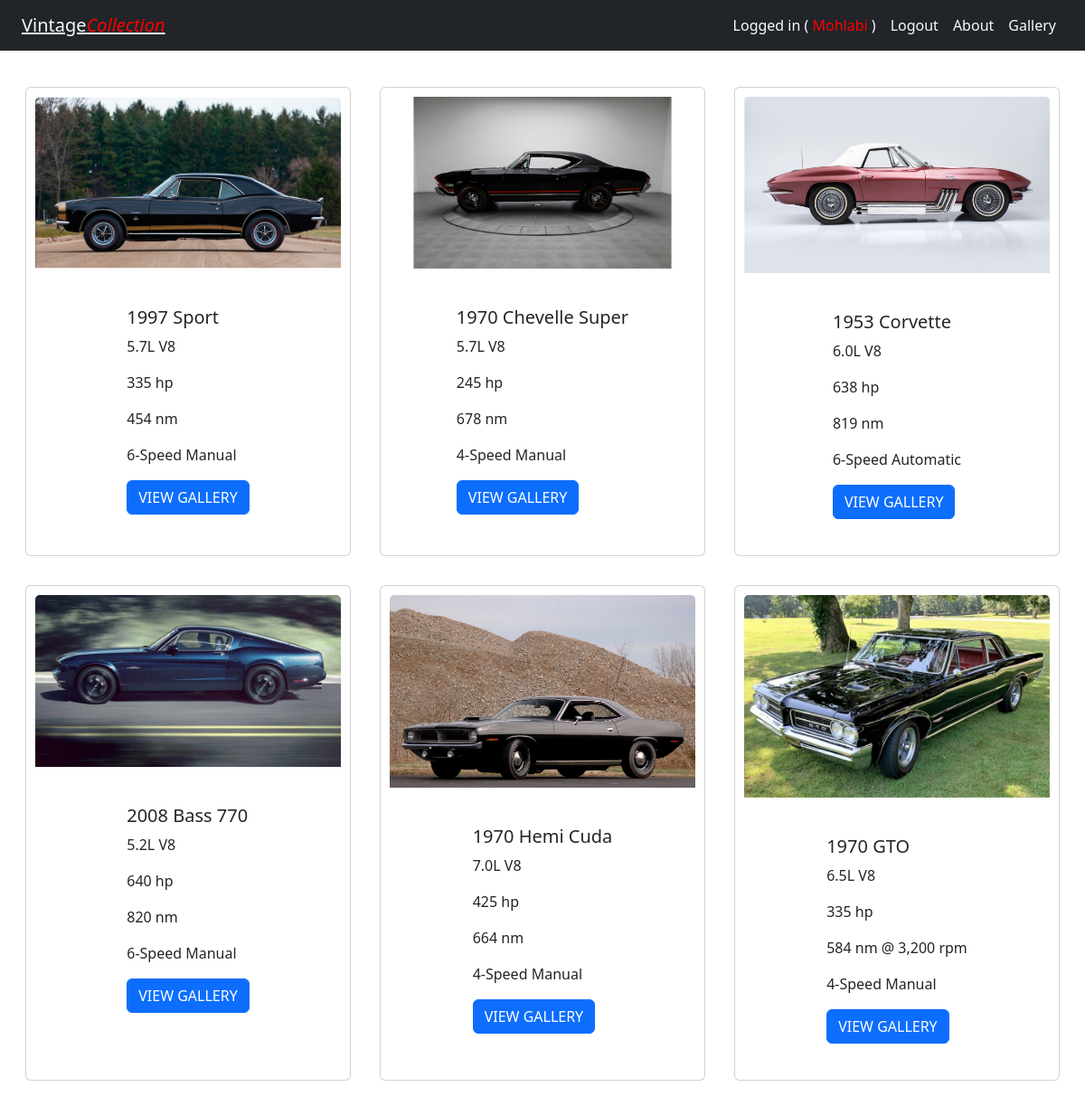
The app's page / (signed in) with its own data.
### gallery/models.py (models this page shows, shortened)
class Car(models.Model):
    make = models.CharField(max_length=200)
    model = models.CharField(max_length=200)
    car_pic = models.ImageField("%s" % "Image")
    engine_size = models.CharField("%s" % "Engine Size", max_length=200)
    engine_configuration = models.CharField("%s" % "Engine Configuration", max_length=20)
    horsepower = models.CharField("%s" % "Horse Power", max_length=20)
    torque = models.CharField("%s" % "Torque", max_length=20)
    transmission = models.CharField("%s" % "Transmission", max_length=50)
    production_year = models.DateField("%s" % "Year")

### gallery/views.py (the view)
# urls.py: path('', views.gallery, name='gallery'),
def gallery(request):
    if request.user.is_authenticated:
        car_list = Car.objects.all()
    else:
        car_list = Car.objects.order_by('-production_year')[:3]
    context = {
        'car_list': car_list,
    }
    return render(request, 'gallery.html', context)

### gallery/templates/gallery.html (shortened to what this page needs)
{% extends "base.html" %}
{% block content %}
    <div class="col-12 d-flex justify-content-evenly p-4">
        {% if car_list %}
            {% if car_list|length > 3 %}
                <div class="row">
                    {% for car in car_list %}
                        <div class="col-4 container d-flex justify-content-evenly p-3">
                            <div class="card d-flex align-items-center" style="width: 25rem;">
                                <div class="zoom">
                                    <figure class="figure">
                                        <div>
                                            <img src="{{ car.car_pic.url }}" class="card-img-top img-fluid zoom-img" alt="{{ car.car_pic.url }}" role="img">
                                        </div>
                                    </figure>
                                </div>
                                <div class="card-body">
                                    <h5 class="card-title">
                                        {{ car.production_year.year }} {{ car.model }}
                                    </h5>
                                    <p class="card-text">
                                        {{ car.engine_size }} {{ car.engine_configuration }}
                                    </p>
                                    <p class="card-text">{{ car.horsepower }}</p>
                                    <p class="card-text">{{ car.torque }}</p>
                                    <p class="card-text">{{ car.transmission }}</p>
                                    <a href="{% url 'gallery:detail' car.id %}" class="btn btn-primary">VIEW GALLERY</a>
                                </div><br>
                            </div>
                        </div>
                    {% endfor %}
                </div>
            {% endif %}
        {% endif %}
    </div>
{% endblock content %}

### gallery/templates/base.html (shortened to what this page needs)
{% load static %}
<!DOCTYPE html>
<html>
    <head>
        <link href="https://cdn.jsdelivr.net/npm/bootstrap@5.3.0-alpha1/dist/css/bootstrap.min.css"
            rel="stylesheet"
>
        <link rel="stylesheet" href="https://cdn.jsdelivr.net/npm/bootstrap-icons@1.10.3/font/bootstrap-icons.css">
        <link rel="stylesheet" href="{% static 'styles.css' %}">
    </head>
    <body>
        {% block header %}
            <div class="container-fluid bg-dark justify-content-end">
                <nav class="navbar navbar-expand-lg bg-dark">
                    <div class="container-fluid">
                        <a class="navbar-brand text-light" href="{% url 'gallery:gallery' %}">
                            <u>Vintage<span style="color: red; font-style: italic;">Collection</span></u>
                        </a>
                        <div class="collapse navbar-collapse d-flex justify-content-end" id="navbarNavAltMarkup">
                            <div class="navbar-nav">
                                {% if not user.is_authenticated %}
                                    <a class="nav-link text-light" href="{% url 'user_auth:login' %}">Login</a>
                                    <a class="nav-link text-light" href="{% url 'user_auth:register_user' %}">Register</a>
                                    <a class="nav-link text-light" href="{% url 'gallery:about' %}">About</a>
                                    <a class="nav-link text-light" href="{% url 'gallery:gallery' %}">Gallery</a>
                                {% else %}
                                    <a class="nav-link text-light">Logged in (<span style="color: red;"> {{ user.first_name }} </span>)</a>
                                    <a class="nav-link text-light" href="{% url 'user_auth:logout' %}">Logout</a>
                                    <a class="nav-link text-light" href="{% url 'gallery:about' %}">About</a>
                                    <a class="nav-link text-light" href="{% url 'gallery:gallery' %}">Gallery</a>
                                {% endif %}
                            </div>
                        </div>
                    </div>
                </nav>
            </div>
        {% endblock header %}
        {% block content %}
        {% endblock content %}
    </body>
</html>

### gallery/static/styles.css (style rules this page uses)
.zoom > figure > div { margin: 10px; overflow: hidden; flex-grow: 1; }
.zoom-img { width: 100%; height: 100%; will-change: transform; transition: transform 1s ease; }

### records on screen
Car: car_pic (picture), production_year.year "1997", model "Sport", engine_size "5.7L", engine_configuration "V8", horsepower "335 hp", torque "454 nm", transmission "6-Speed Manual"
Car: car_pic (picture), production_year.year "1970", model "Chevelle Super", engine_size "5.7L", engine_configuration "V8", horsepower "245 hp", torque "678 nm", transmission "4-Speed Manual"
Car: car_pic (picture), production_year.year "1953", model "Corvette", engine_size "6.0L", engine_configuration "V8", horsepower "638 hp", torque "819 nm", transmission "6-Speed Automatic"
Car: car_pic (picture), production_year.year "2008", model "Bass 770", engine_size "5.2L", engine_configuration "V8", horsepower "640 hp", torque "820 nm", transmission "6-Speed Manual"
Car: car_pic (picture), production_year.year "1970", model "Hemi Cuda", engine_size "7.0L", engine_configuration "V8", horsepower "425 hp", torque "664 nm", transmission "4-Speed Manual"
Car: car_pic (picture), production_year.year "1970", model "GTO", engine_size "6.5L", engine_configuration "V8", horsepower "335 hp", torque "584 nm @ 3,200 rpm", transmission "4-Speed Manual"

### other values on screen
{{ user.first_name }} "Mohlabi"
